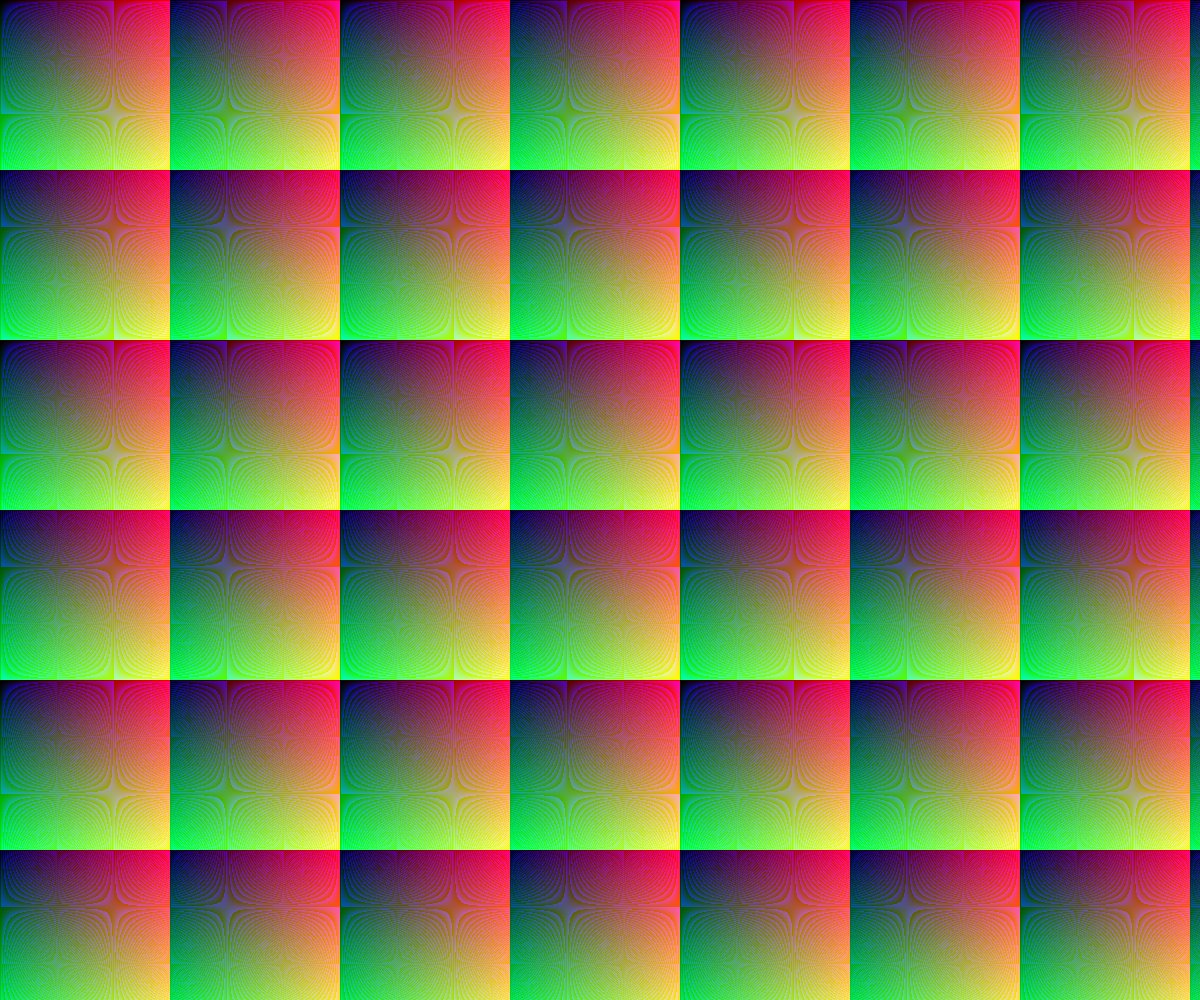
Frame 1 (no input)
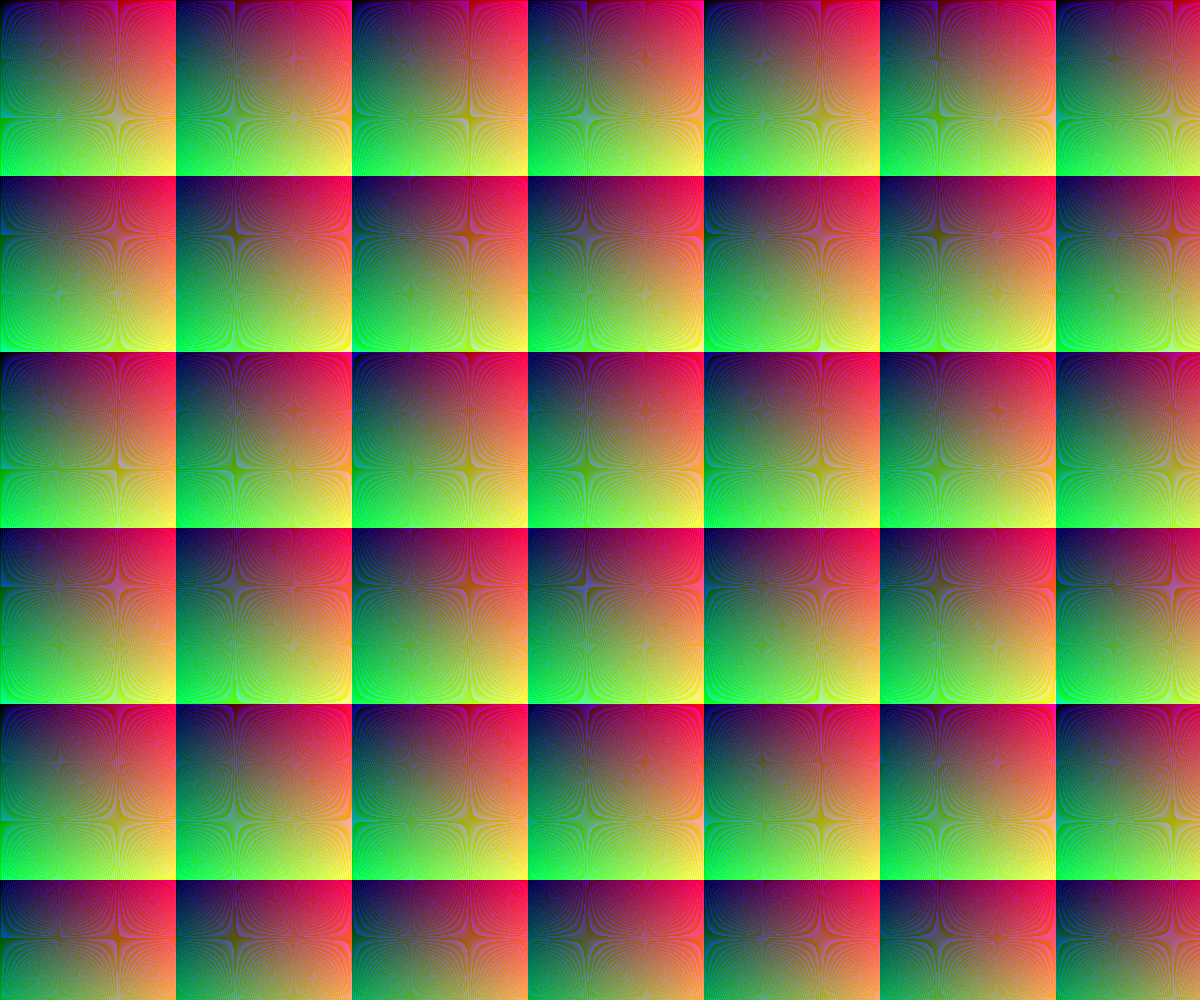
Frame 60 (no input)
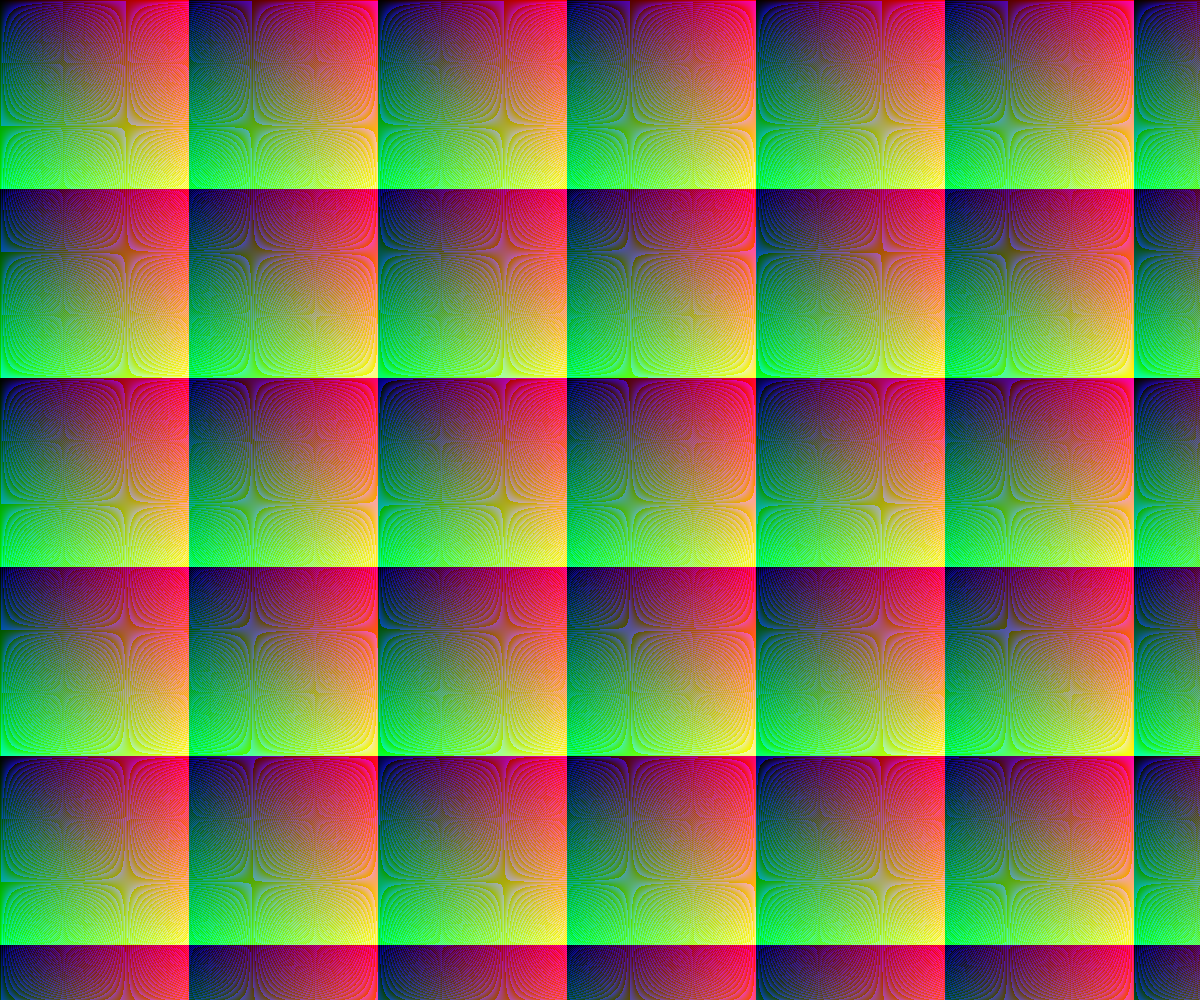
Frame 120 (the mouse pressed at the canvas centre since frame 60)

The p5.js sketch that drew these frames (run headless with seeded random() and noise() and a simulated clock; from frame 60 on, the mouse is pressed at the canvas centre):

// p5.js sketch
// ── sketch.js
let img;
let multiplier = 1.5;
let multiplier_diff = -0.05;

const multiplierMaxVal = multiplier;
const multiplierMinVal = 0.0;

function setup() {
	createCanvas(windowWidth, windowHeight);
	
	img = createImage(windowWidth, windowHeight);
	img.loadPixels();
}

function drawImage() {
	for (let y = 0; y < windowHeight; ++y) {
		const rowOffset = y * windowWidth * 4;
		const multipliedY = y * multiplier;
		
		for (let x = 0; x < windowWidth; ++x) {
			const i = (x * 4) + rowOffset;
			
			img.pixels[i    ] = (x * multiplier) % 255;
			img.pixels[i + 1] = (multipliedY) % 255;
			img.pixels[i + 2] = (multipliedY * x) % 170;
			img.pixels[i + 3] = 255;
		}
	}
	
	img.updatePixels();
	image(img, 0, 0, width, height);
}

function draw() {
	drawImage();
	
	const newMultiplier = multiplier + multiplier_diff;
	
	if (newMultiplier <= multiplierMinVal || newMultiplier > multiplierMaxVal) {
		multiplier_diff *= -1;
		multiplier += multiplier_diff;
	} else {
		multiplier = newMultiplier;
	}
}
